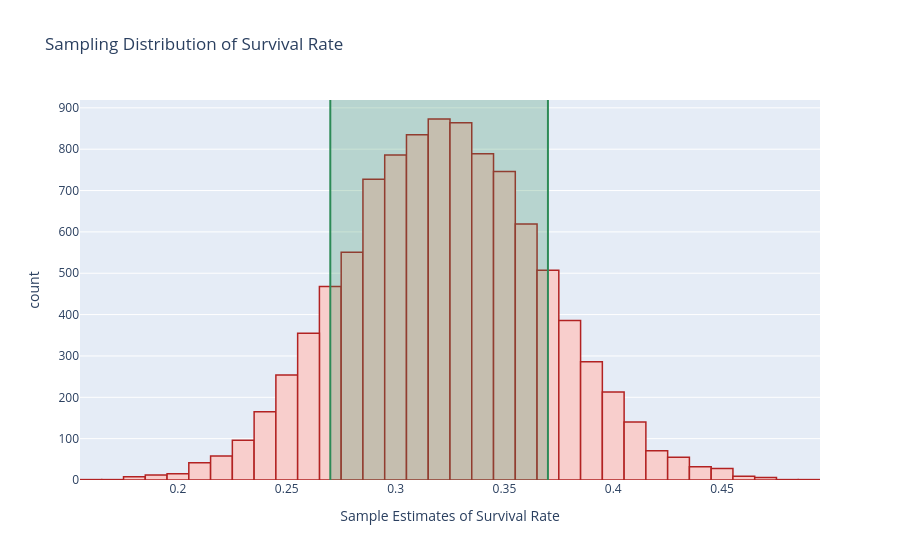

Here is the notebook cell this chart was saved with:
### Markdown cell above
### Interpreting the sampling distribution

**What does this sampling distribution tell us?** 

Previously we drew the following conclusion:
> The "bump" of the histogram is concentrated around the true, population survival rate. This tells us that if you take a sample at random, it's quite likely that you'll get one whose survival rate estimate is close to the population value.

But having now discussed **probability**, we can formalize this insight:
* What's the probability that the survival rate of a randomly selected sample of size $n=100$ lies within $\pm$0.05 of the true population survival rate? 
    * In other words, what's the probability that a randomly selected sample's survival rate lies in the interval 0.32$\pm$0.05 = (0.32-0.05, 0.32+0.05) = (0.27, 0.37)?
    * This is a question of **relative frequency**: among the $N=10,000$ random samples, what proportion of them had survival rates within (0.27, 0.37)?

### Code cell
results = pd.DataFrame({"surv rates":sample_surv_rates})
results["event"] = (results["surv rates"] >= 0.27) & (results["surv rates"] <= 0.37)

fig = px.histogram(results, x = "surv rates", color = "event",
                   title = "Sampling Distribution of Survival Rate",
                   labels = {"surv rates":"Sample Estimates of Survival Rate"},
                   height = 550)

fig.update_traces(showlegend = False,
                  marker_color = "#F8CECC", 
                  marker_line_color = "firebrick",
                  marker_line_width = 1.5)

fig.add_vline(x = 0.27, line_width=2, line_dash="solid", line_color="seagreen")
fig.add_vline(x = 0.37, line_width=2, line_dash="solid", line_color="seagreen")
fig.add_vrect(x0 = 0.27, x1 = 0.37, fillcolor = "seagreen", opacity = 0.25, line_width = 0)

### Figure 1 — Plotly figure (JSON) as saved in the notebook; plotly's stock layout.template omitted (floating-point values rounded to 4 significant figures; data arrays with more than 128 entries replaced by an {"elided": "..."} marker saying what was removed)
{"data": [{"alignmentgroup": "True", "bingroup": "x", "hovertemplate": "event=True<br>Sample Estimates of Survival Rate=%{x}<br>count=%{y}<extra></extra>", "legendgroup": "True", "marker": {"color": "#F8CECC", "line": {"color": "firebrick", "width": 1.5}, "pattern": {"shape": ""}}, "name": "True", "offsetgroup": "True", "orientation": "v", "showlegend": false, "type": "histogram", "x": {"elided": "7765 float values"}, "xaxis": "x", "yaxis": "y"}, {"alignmentgroup": "True", "bingroup": "x", "hovertemplate": "event=False<br>Sample Estimates of Survival Rate=%{x}<br>count=%{y}<extra></extra>", "legendgroup": "False", "marker": {"color": "#F8CECC", "line": {"color": "firebrick", "width": 1.5}, "pattern": {"shape": ""}}, "name": "False", "offsetgroup": "False", "orientation": "v", "showlegend": false, "type": "histogram", "x": {"elided": "2235 float values"}, "xaxis": "x", "yaxis": "y"}], "layout": {"autosize": true, "barmode": "relative", "legend": {"title": {"text": "event"}, "tracegroupgap": 0}, "shapes": [{"line": {"color": "seagreen", "dash": "solid", "width": 2}, "type": "line", "x0": 0.27, "x1": 0.27, "xref": "x", "y0": 0, "y1": 1, "yref": "y domain"}, {"line": {"color": "seagreen", "dash": "solid", "width": 2}, "type": "line", "x0": 0.37, "x1": 0.37, "xref": "x", "y0": 0, "y1": 1, "yref": "y domain"}, {"fillcolor": "seagreen", "line": {"width": 0}, "opacity": 0.25, "type": "rect", "x0": 0.27, "x1": 0.37, "xref": "x", "y0": 0, "y1": 1, "yref": "y domain"}], "title": {"text": "Sampling Distribution of Survival Rate"}, "xaxis": {"anchor": "y", "autorange": true, "domain": [0, 1], "range": [0.155, 0.495], "title": {"text": "Sample Estimates of Survival Rate"}, "type": "linear"}, "yaxis": {"anchor": "x", "autorange": true, "domain": [0, 1], "range": [0, 918.9], "title": {"text": "count"}}}}
